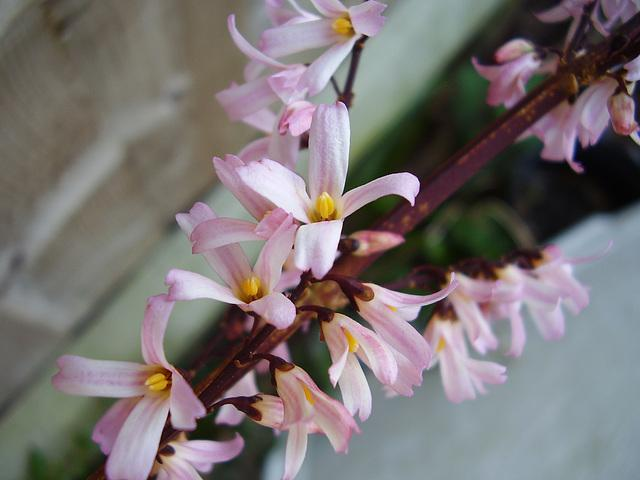
#> input picture python-code/opengl-learning/resources/images/f2.jpg, 640 x 480 px, found by its file name
$ jupyter execute '2.23二值图像开运算.ipynb'   (shell and % lines are left out)
#> lines starting #> are read from the running program, lines starting #| are printed output that depends on the picture; after the words box and inside, x2 and y2 are one past the last pixel; in counts of white or black regions, pixels touching at a corner belong together
# 二值图像开运算

[cell 1]
#coding:utf-8
import numpy as np
import cv2
import matplotlib.pyplot as plt
import pandas as pd
from pandas import DataFrame

[cell 2]
src = cv2.cvtColor(cv2.imread('../datas/f2.jpg'),cv2.COLOR_BGR2RGB)

[cell 3]
def togray(src):
    dst = np.zeros((src.shape[0],src.shape[1]),dtype=np.float64)
    rgb = np.float64(src)
    dst = 0.299 * rgb[:,:,0] + 0.587 * rgb[:,:,1] + 0.114 * rgb[:,:,2]
    return cv2.convertScaleAbs(dst)

def tobinary(src,thresh):
    dst = np.zeros_like(src)
    dst[src < thresh] = 0
    dst[src >= thresh] = 255
    return dst

def dilation(src):
    dst = np.zeros_like(src)
    rows,cols = src.shape[0],src.shape[1]
    for x in range(1,rows - 1):
        for y in range(1,cols - 1):
            if src[x,y-1] == 255 or src[x - 1,y] == 255 or \
               src[x,y] == 255 or src[x + 1,y] == 255 or src[x,y + 1] == 255:
                dst[x,y] = 255
            else:
                dst[x,y] = 0

    return dst

def corrosion(src):
    dst = np.zeros_like(src)
    rows,cols = src.shape[0],src.shape[1]
    for x in range(1,rows - 1):
        for y in range(1,cols - 1):
            if src[x,y-1] == 255 and src[x - 1,y] == 255 and \
               src[x,y] == 255 and src[x + 1,y] == 255 and src[x,y + 1] == 255:
                dst[x,y] = 255
            else:
                dst[x,y] = 0

    return dst

def openoperate(src):
    return dilation(corrosion(src))

[cell 4]
gray = togray(src)
#> in togray, `dst = 0.299 * rgb[:,:,0] + 0.587 * rgb[:,:,1] + 0.114 * rgb[:,:,2]`:
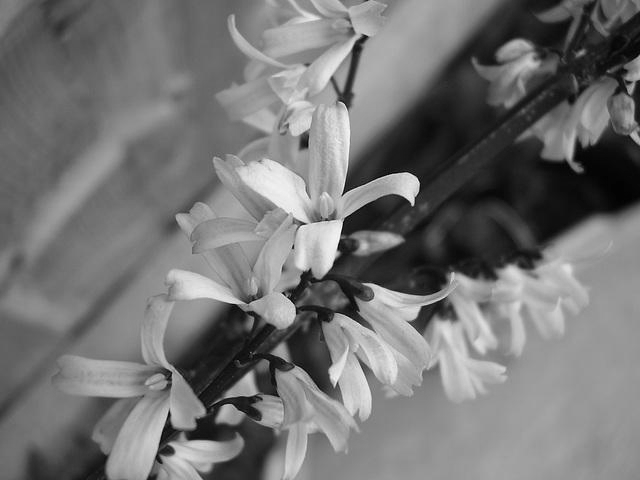
#> dst: shape (480, 640) float64; min 1.79, max 251.5, mean 116.2
binary = tobinary(gray,160)
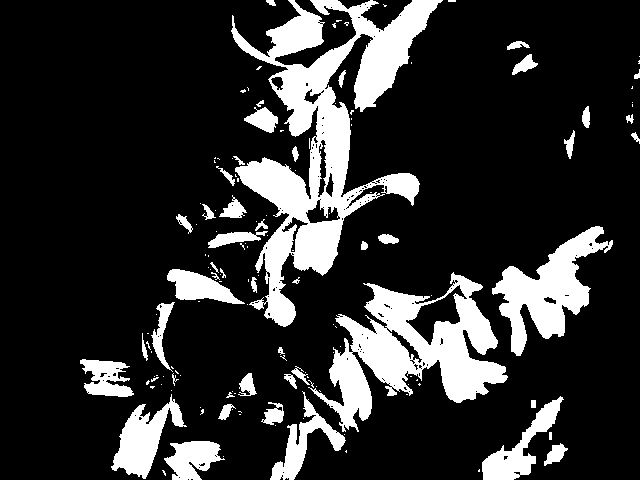
#> binary: shape (480, 640); 18.5% white; 143 white regions (95 under 20 px), largest, box (x1, y1, x2, y2) and area: (231, 0, 443, 327) 21959, (308, 272, 508, 432) 12651, (492, 226, 613, 356) 6013
dst = openoperate(binary)
#> after the loop in corrosion, `for x in range(1,rows - 1):`:
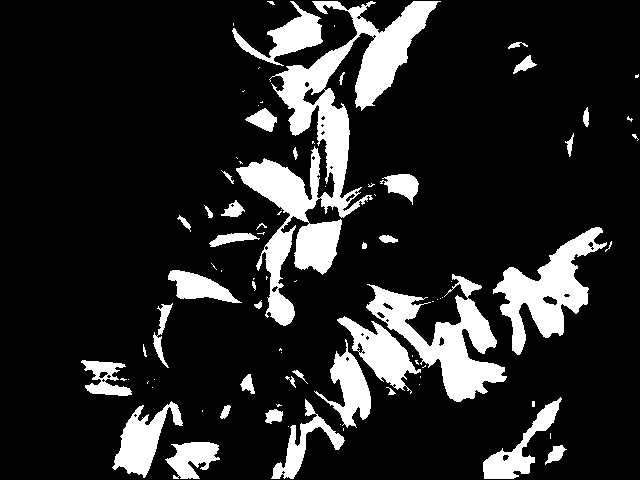
#> dst: shape (480, 640); 15.4% white; 87 white regions (48 under 20 px), largest, box (x1, y1, x2, y2) and area: (236, 1, 441, 326) 16254, (366, 274, 507, 402) 6465, (493, 227, 607, 355) 5364
#> after the loop in dilation, `for x in range(1,rows - 1):`:
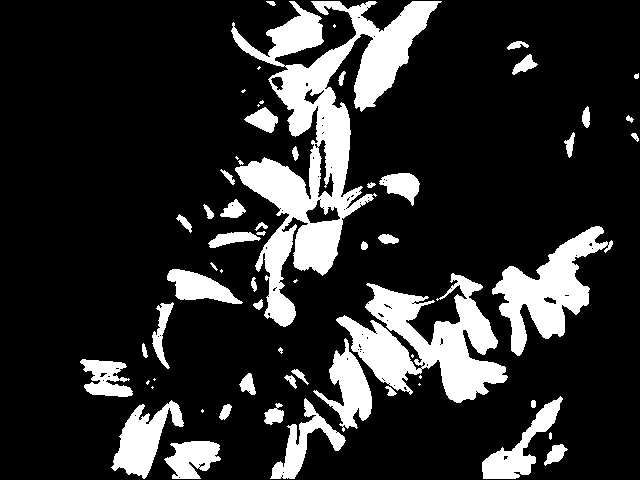
#> dst: shape (480, 640); 18% white; 63 white regions (16 under 20 px), largest, box (x1, y1, x2, y2) and area: (231, 1, 442, 327) 20666, (336, 273, 508, 403) 10132, (492, 226, 613, 356) 5991

[cell 5]
plt.subplot(121)
plt.imshow(binary,'gray')
plt.title('Binary')
plt.subplot(122)
plt.imshow(dst,'gray')
plt.title('Open Operation')

[cell 6]
diff = dst - binary
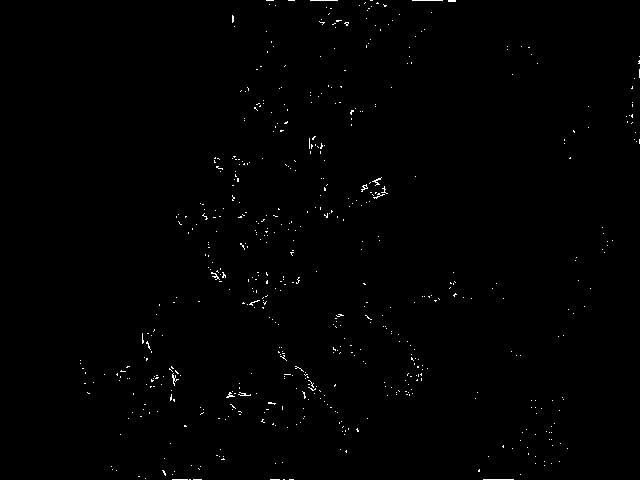
#> diff: shape (480, 640); values 0 (black) and 1 (white), 0.54% white in thin lines or dots, all inside (x1, y1, x2, y2) = (80, 0, 640, 480)
plt.imshow(diff,'gray')
plt.title('Binary-Corrosion')

$ run again, with python-code/opengl-learning/resources/images/f1.jpg copied over python-code/opengl-learning/resources/images/f2.jpg
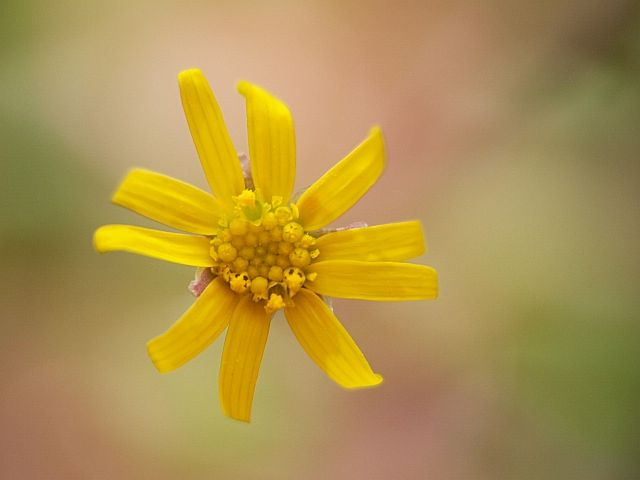
#> input picture python-code/opengl-learning/resources/images/f1.jpg, 640 x 480 px, found by its file name
#> `binary = tobinary(gray,160)`:
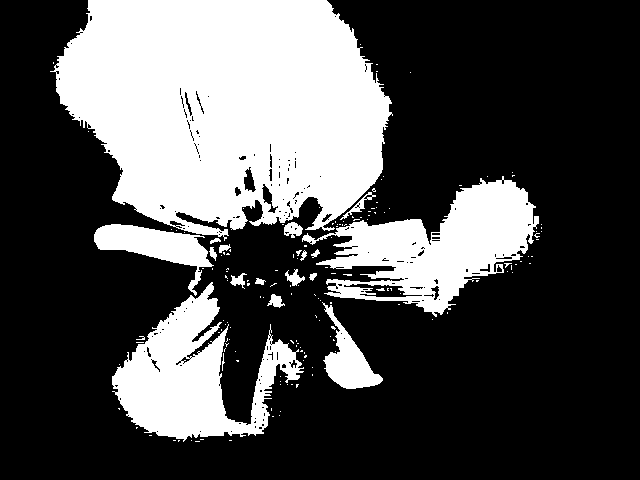
#> binary: shape (480, 640); 31.2% white; 162 white regions (144 under 20 px), largest, box (x1, y1, x2, y2) and area: (50, 0, 393, 241) 60709, (302, 176, 539, 317) 14738, (112, 282, 304, 442) 13497
#> `diff = dst - binary`:
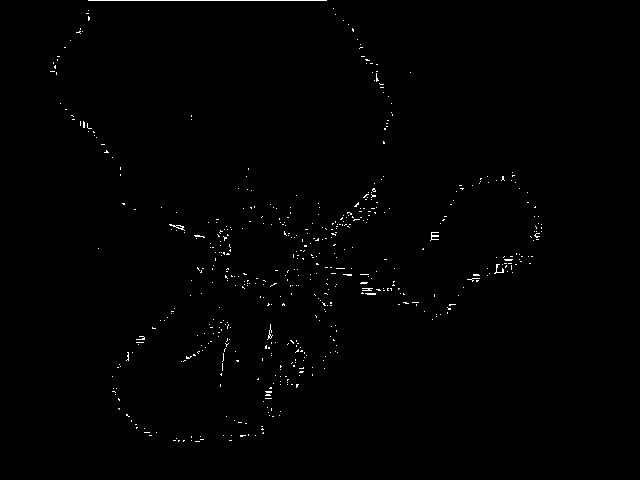
#> diff: shape (480, 640); values 0 (black) and 1 (white), 0.6% white in thin lines or dots, all inside (x1, y1, x2, y2) = (50, 0, 542, 442)

$ run again, with python-code/opengl-learning/resources/images/f4.jpg copied over python-code/opengl-learning/resources/images/f2.jpg
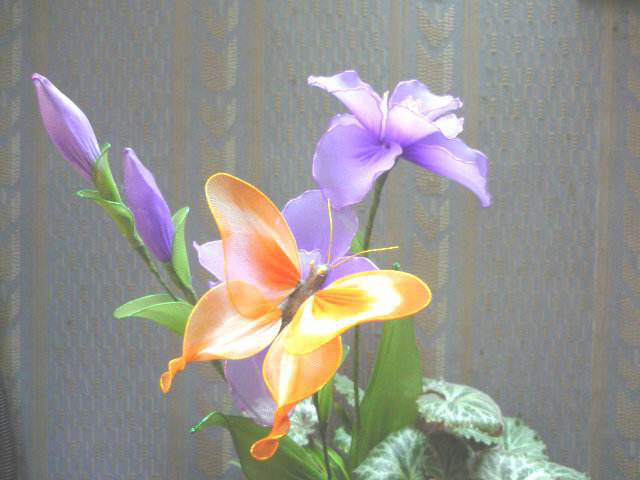
#> input picture python-code/opengl-learning/resources/images/f4.jpg, 640 x 480 px, found by its file name
#> `binary = tobinary(gray,160)`:
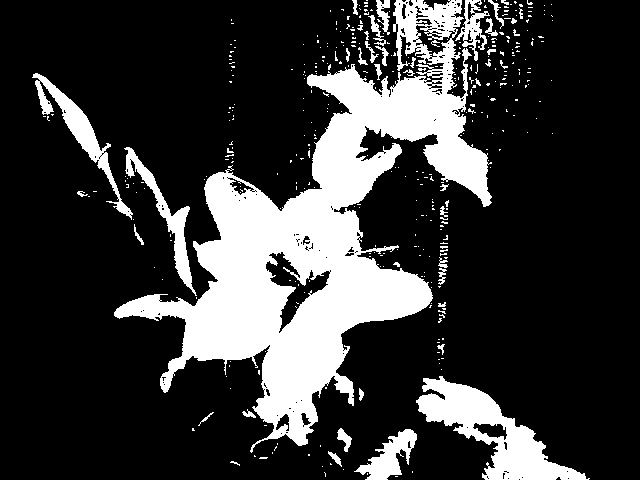
#> binary: shape (480, 640); 22% white; 389 white regions (346 under 20 px), largest, box (x1, y1, x2, y2) and area: (114, 0, 492, 453) 51565, (416, 376, 590, 480) 6344, (32, 73, 133, 220) 2228
#> `diff = dst - binary`:
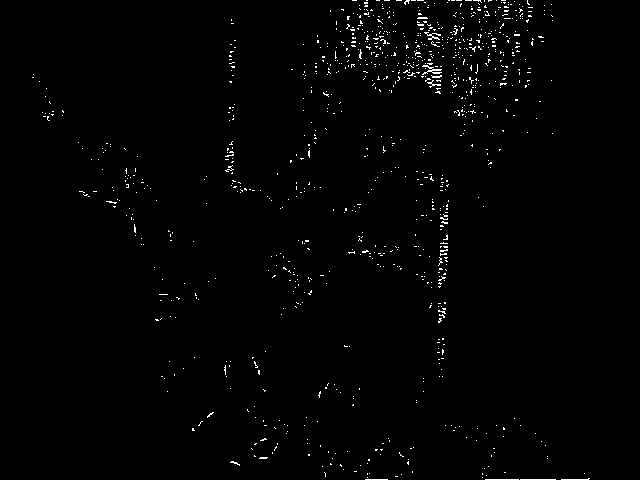
#> diff: shape (480, 640); values 0 (black) and 1 (white), 1% white in thin lines or dots, all inside (x1, y1, x2, y2) = (32, 0, 590, 480)
